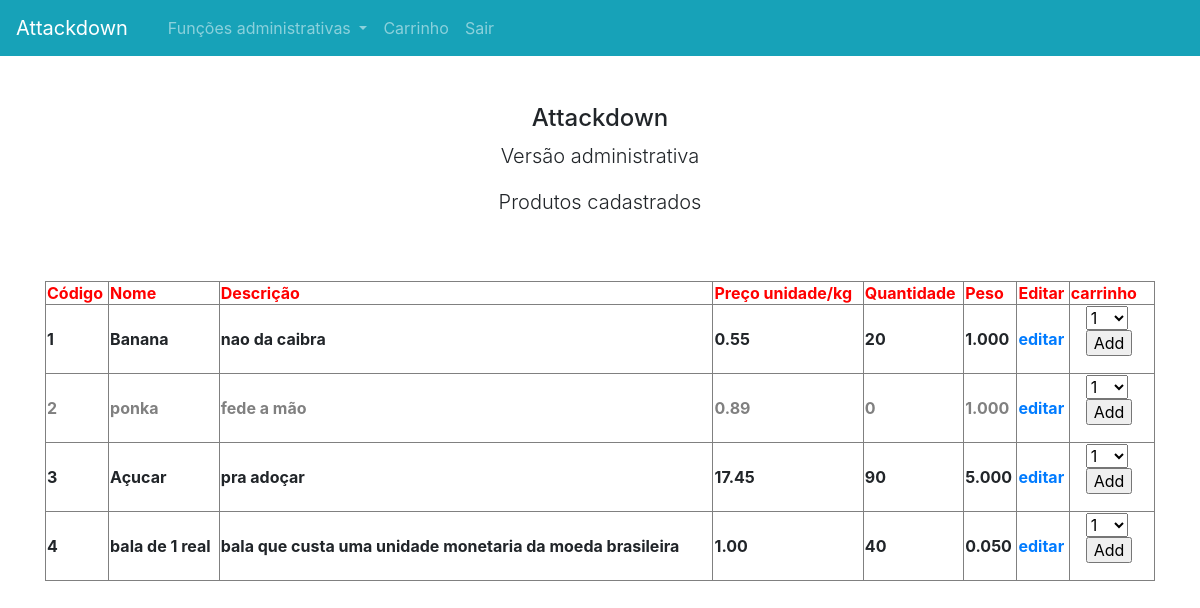
/produto/lista/, run on an earlier commit of the app's database.
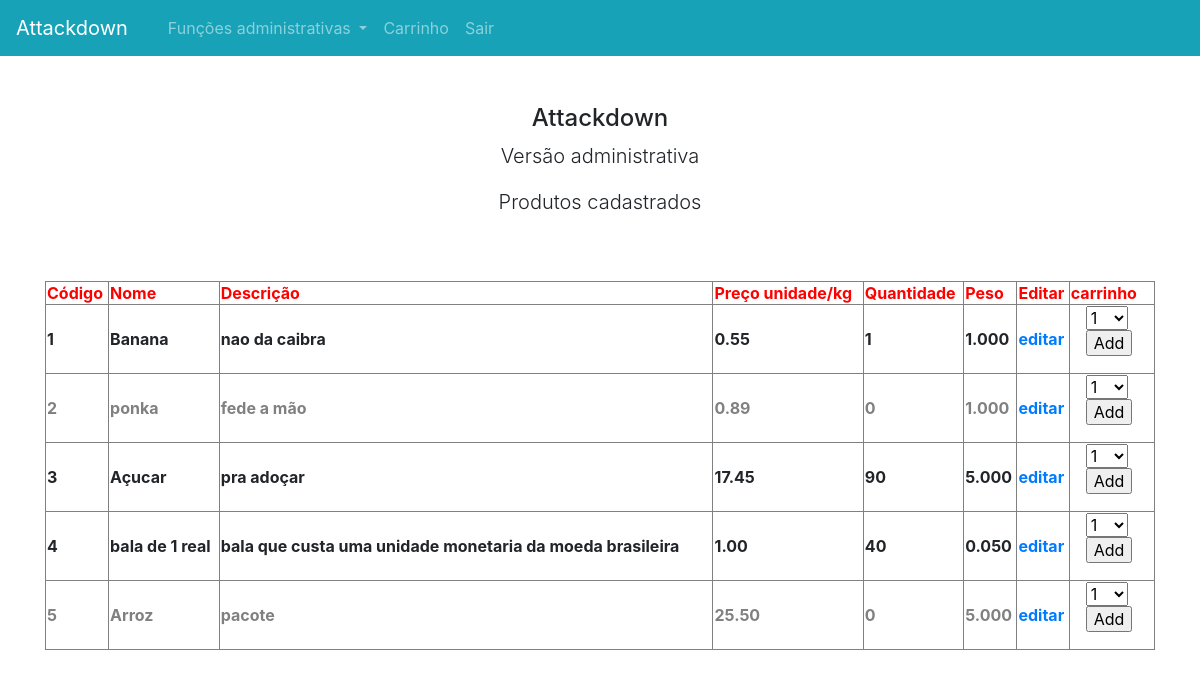
And on a later commit of the database.
### produto/models.py (models this page shows)
class Produto(models.Model):
    idProduto = models.AutoField(primary_key=True)
    nome = models.CharField(max_length=30)
    descricao = models.CharField(max_length=90)
    preco = models.DecimalField(max_digits=6, decimal_places=2, default=0.01)
    quantidade = models.IntegerField()
    peso = models.DecimalField(decimal_places=3, max_digits=5)

### produto/views.py (the view)
# urls.py: path('lista/', views.lista_produtos),
def lista_produtos(request):
    queryset = Produto.objects.all()
    context = {
        'produtos':queryset,
        'form':CarrinhoAddProdutoForm(),
    }
    return render(request, 'lista-produtos.html', context)

### carrinho/forms.py
class CarrinhoAddProdutoForm(forms.Form):
    quantidade = forms.TypedChoiceField(choices=PRODUTO_QUANTIDADE_ESCOLHAS, coerce=int)
    override = forms.BooleanField(required=False, initial=False, widget=forms.HiddenInput)

### templates/lista-produtos.html (shortened to what this page needs)
{% extends "base.html" %}
{% block titulobody %}Produtos cadastrados{%endblock titulobody %}
{% block conteudo %}
	<table border=1 style="width: 100%;">
        <tr style="color: red;">
            <th>Código</th>
            <th>Nome</th>
            <th>Descrição</th>
            <th>Preço unidade/kg</th>
            <th>Quantidade</th>
            <th>Peso</th>
            <th>Editar</th>
            <th>carrinho</th>
        </tr>
        {% for produto in produtos %}
        <tr {% if produto.quantidade == 0 %} style="color: grey;"{% endif %}>
            <th>{{ produto.idProduto }}</th>
            <th>{{ produto.nome }}</th>
            <th>{{ produto.descricao }}</th>
            <th>{{ produto.preco }}</th>
            <th>{{ produto.quantidade }}</th>
            <th>{{ produto.peso }}</th>
            <th><a href="{% url 'editar-produto' produto.idProduto %}">editar</a></th>
            <th><form action="{% url 'add-carrinho' produto.idProduto %}" method="post">{% csrf_token %}
                <div class="col">
                    {{ form.quantidade }}
                </div>
                <div class="col">
                    <input type="submit" class="bttn" value="Add">
                </div>
                </form>
            </th>
        </tr>
        {% endfor %}
    </table>
{% endblock conteudo %}

What changed in the data, as far as the page shows it:
changed Produto "Banana": quantidade "20" → "1"
added Produto: idProduto "5", nome "Arroz", descricao "pacote", preco "25.50", quantidade "0", peso "5.000"
